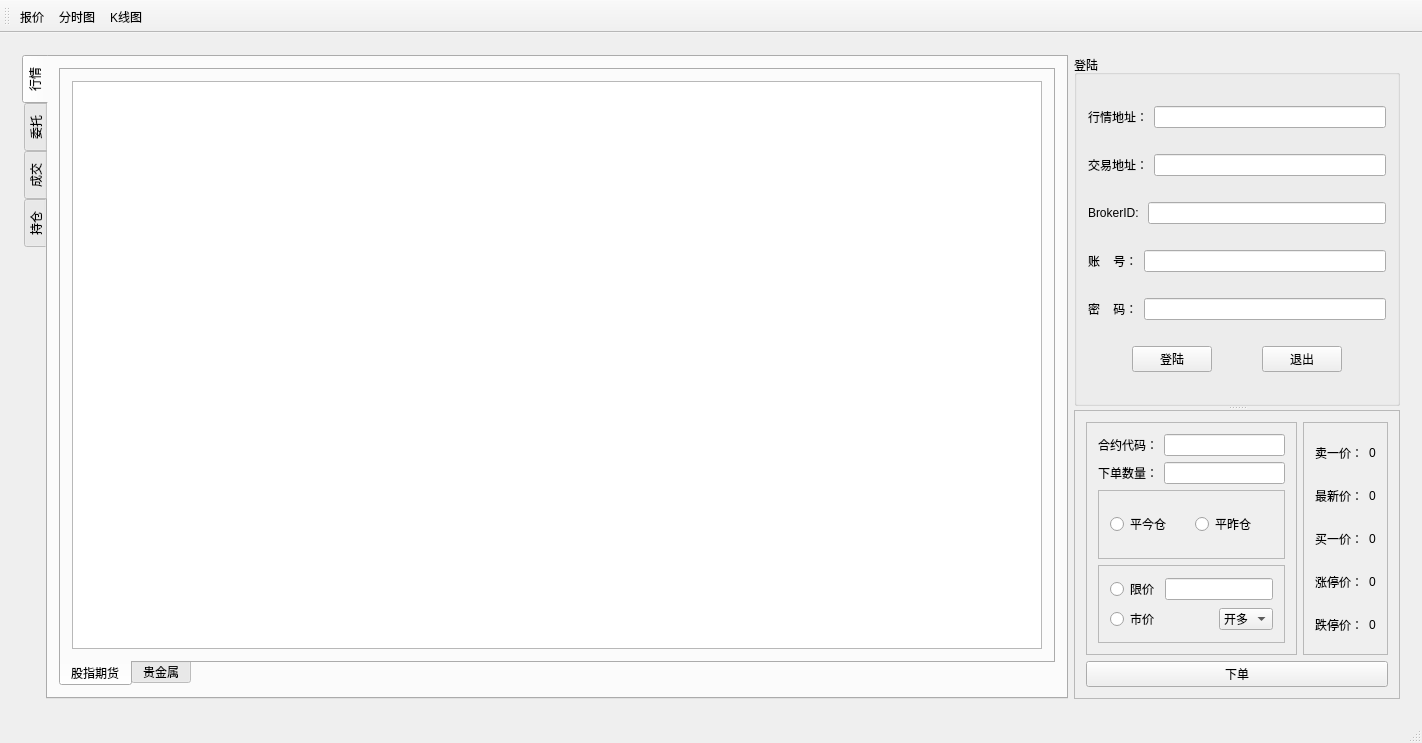
<?xml version="1.0" encoding="UTF-8"?>
<ui version="4.0">
 <class>QtCTPClass</class>
 <widget class="QMainWindow" name="QtCTPClass">
  <property name="geometry">
   <rect>
    <x>0</x>
    <y>0</y>
    <width>1422</width>
    <height>743</height>
   </rect>
  </property>
  <property name="windowTitle">
   <string>QtCTP</string>
  </property>
  <property name="windowIcon">
   <iconset>
    <normaloff>Image/CTP.png</normaloff>Image/CTP.png</iconset>
  </property>
  <widget class="QWidget" name="centralWidget">
   <layout class="QVBoxLayout" name="verticalLayout_8">
    <item>
     <widget class="QStackedWidget" name="stackedWidget_Main">
      <property name="currentIndex">
       <number>0</number>
      </property>
      <widget class="QWidget" name="page_Main">
       <layout class="QGridLayout" name="gridLayout_2">
        <item row="0" column="0">
         <widget class="QTabWidget" name="tabWidget">
          <property name="contextMenuPolicy">
           <enum>Qt::DefaultContextMenu</enum>
          </property>
          <property name="layoutDirection">
           <enum>Qt::LeftToRight</enum>
          </property>
          <property name="tabPosition">
           <enum>QTabWidget::West</enum>
          </property>
          <property name="currentIndex">
           <number>0</number>
          </property>
          <widget class="QWidget" name="tab_Market">
           <attribute name="title">
            <string>行情</string>
           </attribute>
           <layout class="QVBoxLayout" name="verticalLayout_9">
            <item>
             <widget class="QTabWidget" name="tabWidget_2">
              <property name="layoutDirection">
               <enum>Qt::LeftToRight</enum>
              </property>
              <property name="tabPosition">
               <enum>QTabWidget::South</enum>
              </property>
              <property name="currentIndex">
               <number>0</number>
              </property>
              <widget class="QWidget" name="tab">
               <attribute name="title">
                <string>股指期货</string>
               </attribute>
               <layout class="QVBoxLayout" name="verticalLayout_13">
                <item>
                 <widget class="QTableWidget" name="tableWidget_Market_StockFutures"/>
                </item>
               </layout>
              </widget>
              <widget class="QWidget" name="tab_2">
               <attribute name="title">
                <string>贵金属</string>
               </attribute>
               <layout class="QVBoxLayout" name="verticalLayout_14">
                <item>
                 <widget class="QTableWidget" name="tableWidget_Market_PreciousMetal"/>
                </item>
               </layout>
              </widget>
             </widget>
            </item>
           </layout>
          </widget>
          <widget class="QWidget" name="tab_Entrust">
           <attribute name="title">
            <string>委托</string>
           </attribute>
           <layout class="QVBoxLayout" name="verticalLayout_10">
            <item>
             <widget class="QTableWidget" name="tableWidget_Entrust"/>
            </item>
           </layout>
          </widget>
          <widget class="QWidget" name="widget">
           <attribute name="title">
            <string>成交</string>
           </attribute>
           <layout class="QVBoxLayout" name="verticalLayout_11">
            <item>
             <widget class="QTableWidget" name="tableWidget_Bargain"/>
            </item>
           </layout>
          </widget>
          <widget class="QWidget" name="tab_4">
           <attribute name="title">
            <string>持仓</string>
           </attribute>
           <layout class="QVBoxLayout" name="verticalLayout_12">
            <item>
             <widget class="QTableWidget" name="tableWidget_Position"/>
            </item>
            <item>
             <widget class="QTableWidget" name="tableWidget_fund"/>
            </item>
           </layout>
          </widget>
         </widget>
        </item>
        <item row="0" column="1">
         <widget class="QSplitter" name="splitter">
          <property name="orientation">
           <enum>Qt::Vertical</enum>
          </property>
          <widget class="QGroupBox" name="groupBox">
           <property name="title">
            <string>登陆</string>
           </property>
           <layout class="QVBoxLayout" name="verticalLayout">
            <item>
             <spacer name="verticalSpacer_6">
              <property name="orientation">
               <enum>Qt::Vertical</enum>
              </property>
              <property name="sizeHint" stdset="0">
               <size>
                <width>20</width>
                <height>19</height>
               </size>
              </property>
             </spacer>
            </item>
            <item>
             <layout class="QHBoxLayout" name="horizontalLayout">
              <item>
               <widget class="QLabel" name="label">
                <property name="text">
                 <string>行情地址：</string>
                </property>
               </widget>
              </item>
              <item>
               <widget class="QLineEdit" name="lineEdit_MarketAddress"/>
              </item>
             </layout>
            </item>
            <item>
             <spacer name="verticalSpacer_5">
              <property name="orientation">
               <enum>Qt::Vertical</enum>
              </property>
              <property name="sizeHint" stdset="0">
               <size>
                <width>20</width>
                <height>19</height>
               </size>
              </property>
             </spacer>
            </item>
            <item>
             <layout class="QHBoxLayout" name="horizontalLayout_2">
              <item>
               <widget class="QLabel" name="label_2">
                <property name="text">
                 <string>交易地址：</string>
                </property>
               </widget>
              </item>
              <item>
               <widget class="QLineEdit" name="lineEdit_TradeAddress"/>
              </item>
             </layout>
            </item>
            <item>
             <spacer name="verticalSpacer_4">
              <property name="orientation">
               <enum>Qt::Vertical</enum>
              </property>
              <property name="sizeHint" stdset="0">
               <size>
                <width>20</width>
                <height>19</height>
               </size>
              </property>
             </spacer>
            </item>
            <item>
             <layout class="QHBoxLayout" name="horizontalLayout_3">
              <item>
               <widget class="QLabel" name="label_3">
                <property name="text">
                 <string>BrokerID: </string>
                </property>
               </widget>
              </item>
              <item>
               <widget class="QLineEdit" name="lineEdit_BrokerID"/>
              </item>
             </layout>
            </item>
            <item>
             <spacer name="verticalSpacer_3">
              <property name="orientation">
               <enum>Qt::Vertical</enum>
              </property>
              <property name="sizeHint" stdset="0">
               <size>
                <width>20</width>
                <height>19</height>
               </size>
              </property>
             </spacer>
            </item>
            <item>
             <layout class="QHBoxLayout" name="horizontalLayout_4">
              <item>
               <widget class="QLabel" name="label_4">
                <property name="text">
                 <string>账    号：</string>
                </property>
               </widget>
              </item>
              <item>
               <widget class="QLineEdit" name="lineEdit_Acount"/>
              </item>
             </layout>
            </item>
            <item>
             <spacer name="verticalSpacer_2">
              <property name="orientation">
               <enum>Qt::Vertical</enum>
              </property>
              <property name="sizeHint" stdset="0">
               <size>
                <width>20</width>
                <height>19</height>
               </size>
              </property>
             </spacer>
            </item>
            <item>
             <layout class="QHBoxLayout" name="horizontalLayout_5">
              <item>
               <widget class="QLabel" name="label_5">
                <property name="text">
                 <string>密    码：</string>
                </property>
               </widget>
              </item>
              <item>
               <widget class="QLineEdit" name="lineEdit_Password">
                <property name="echoMode">
                 <enum>QLineEdit::Password</enum>
                </property>
               </widget>
              </item>
             </layout>
            </item>
            <item>
             <spacer name="verticalSpacer">
              <property name="orientation">
               <enum>Qt::Vertical</enum>
              </property>
              <property name="sizeHint" stdset="0">
               <size>
                <width>20</width>
                <height>19</height>
               </size>
              </property>
             </spacer>
            </item>
            <item>
             <layout class="QHBoxLayout" name="horizontalLayout_6">
              <item>
               <spacer name="horizontalSpacer_2">
                <property name="orientation">
                 <enum>Qt::Horizontal</enum>
                </property>
                <property name="sizeHint" stdset="0">
                 <size>
                  <width>40</width>
                  <height>20</height>
                 </size>
                </property>
               </spacer>
              </item>
              <item>
               <widget class="QPushButton" name="pushButton_ok">
                <property name="text">
                 <string>登陆</string>
                </property>
               </widget>
              </item>
              <item>
               <spacer name="horizontalSpacer">
                <property name="orientation">
                 <enum>Qt::Horizontal</enum>
                </property>
                <property name="sizeHint" stdset="0">
                 <size>
                  <width>40</width>
                  <height>20</height>
                 </size>
                </property>
               </spacer>
              </item>
              <item>
               <widget class="QPushButton" name="pushButton_cancel">
                <property name="text">
                 <string>退出</string>
                </property>
               </widget>
              </item>
              <item>
               <spacer name="horizontalSpacer_3">
                <property name="orientation">
                 <enum>Qt::Horizontal</enum>
                </property>
                <property name="sizeHint" stdset="0">
                 <size>
                  <width>40</width>
                  <height>20</height>
                 </size>
                </property>
               </spacer>
              </item>
             </layout>
            </item>
            <item>
             <spacer name="verticalSpacer_7">
              <property name="orientation">
               <enum>Qt::Vertical</enum>
              </property>
              <property name="sizeHint" stdset="0">
               <size>
                <width>20</width>
                <height>1</height>
               </size>
              </property>
             </spacer>
            </item>
           </layout>
          </widget>
          <widget class="QFrame" name="frame_5">
           <property name="frameShape">
            <enum>QFrame::StyledPanel</enum>
           </property>
           <property name="frameShadow">
            <enum>QFrame::Raised</enum>
           </property>
           <layout class="QGridLayout" name="gridLayout">
            <item row="0" column="1">
             <widget class="QFrame" name="frame_3">
              <property name="frameShape">
               <enum>QFrame::StyledPanel</enum>
              </property>
              <property name="frameShadow">
               <enum>QFrame::Raised</enum>
              </property>
              <layout class="QVBoxLayout" name="verticalLayout_2">
               <item>
                <layout class="QHBoxLayout" name="horizontalLayout_13">
                 <item>
                  <widget class="QLabel" name="label_13">
                   <property name="text">
                    <string>卖一价：</string>
                   </property>
                  </widget>
                 </item>
                 <item>
                  <widget class="QLabel" name="label_Ask">
                   <property name="text">
                    <string>0</string>
                   </property>
                  </widget>
                 </item>
                </layout>
               </item>
               <item>
                <layout class="QHBoxLayout" name="horizontalLayout_14">
                 <item>
                  <widget class="QLabel" name="label_14">
                   <property name="text">
                    <string>最新价：</string>
                   </property>
                  </widget>
                 </item>
                 <item>
                  <widget class="QLabel" name="label_Last">
                   <property name="text">
                    <string>0</string>
                   </property>
                  </widget>
                 </item>
                </layout>
               </item>
               <item>
                <layout class="QHBoxLayout" name="horizontalLayout_15">
                 <item>
                  <widget class="QLabel" name="label_15">
                   <property name="text">
                    <string>买一价：</string>
                   </property>
                  </widget>
                 </item>
                 <item>
                  <widget class="QLabel" name="label_Bid">
                   <property name="text">
                    <string>0</string>
                   </property>
                  </widget>
                 </item>
                </layout>
               </item>
               <item>
                <layout class="QHBoxLayout" name="horizontalLayout_16">
                 <item>
                  <widget class="QLabel" name="label_16">
                   <property name="text">
                    <string>涨停价：</string>
                   </property>
                  </widget>
                 </item>
                 <item>
                  <widget class="QLabel" name="label_UP">
                   <property name="text">
                    <string>0</string>
                   </property>
                  </widget>
                 </item>
                </layout>
               </item>
               <item>
                <layout class="QHBoxLayout" name="horizontalLayout_17">
                 <item>
                  <widget class="QLabel" name="label_17">
                   <property name="text">
                    <string>跌停价：</string>
                   </property>
                  </widget>
                 </item>
                 <item>
                  <widget class="QLabel" name="label_DOWN">
                   <property name="text">
                    <string>0</string>
                   </property>
                  </widget>
                 </item>
                </layout>
               </item>
              </layout>
             </widget>
            </item>
            <item row="0" column="0">
             <widget class="QFrame" name="frame_4">
              <property name="frameShape">
               <enum>QFrame::StyledPanel</enum>
              </property>
              <property name="frameShadow">
               <enum>QFrame::Raised</enum>
              </property>
              <layout class="QVBoxLayout" name="verticalLayout_5">
               <item>
                <layout class="QHBoxLayout" name="horizontalLayout_18">
                 <item>
                  <widget class="QLabel" name="label_11">
                   <property name="text">
                    <string>合约代码：</string>
                   </property>
                  </widget>
                 </item>
                 <item>
                  <widget class="QLineEdit" name="lineEdit"/>
                 </item>
                </layout>
               </item>
               <item>
                <layout class="QHBoxLayout" name="horizontalLayout_19">
                 <item>
                  <widget class="QLabel" name="label_12">
                   <property name="text">
                    <string>下单数量：</string>
                   </property>
                  </widget>
                 </item>
                 <item>
                  <widget class="QLineEdit" name="lineEdit_2"/>
                 </item>
                </layout>
               </item>
               <item>
                <widget class="QFrame" name="frame">
                 <property name="frameShape">
                  <enum>QFrame::StyledPanel</enum>
                 </property>
                 <property name="frameShadow">
                  <enum>QFrame::Raised</enum>
                 </property>
                 <layout class="QHBoxLayout" name="horizontalLayout_23">
                  <item>
                   <layout class="QHBoxLayout" name="horizontalLayout_20">
                    <item>
                     <widget class="QRadioButton" name="radioButton_FlatWarehouseToday">
                      <property name="text">
                       <string>平今仓</string>
                      </property>
                     </widget>
                    </item>
                    <item>
                     <widget class="QRadioButton" name="radioButton_FlatYesterdayWarehouse">
                      <property name="text">
                       <string>平昨仓</string>
                      </property>
                     </widget>
                    </item>
                   </layout>
                  </item>
                 </layout>
                </widget>
               </item>
               <item>
                <widget class="QFrame" name="frame_2">
                 <property name="frameShape">
                  <enum>QFrame::StyledPanel</enum>
                 </property>
                 <property name="frameShadow">
                  <enum>QFrame::Raised</enum>
                 </property>
                 <layout class="QVBoxLayout" name="verticalLayout_4">
                  <item>
                   <layout class="QHBoxLayout" name="horizontalLayout_21">
                    <item>
                     <widget class="QRadioButton" name="radioButton_LimitPrice">
                      <property name="text">
                       <string>限价</string>
                      </property>
                     </widget>
                    </item>
                    <item>
                     <widget class="QLineEdit" name="lineEdit_3"/>
                    </item>
                   </layout>
                  </item>
                  <item>
                   <layout class="QHBoxLayout" name="horizontalLayout_22">
                    <item>
                     <widget class="QRadioButton" name="radioButton_MarketPrice">
                      <property name="text">
                       <string>市价</string>
                      </property>
                     </widget>
                    </item>
                    <item>
                     <spacer name="horizontalSpacer_27">
                      <property name="orientation">
                       <enum>Qt::Horizontal</enum>
                      </property>
                      <property name="sizeHint" stdset="0">
                       <size>
                        <width>40</width>
                        <height>20</height>
                       </size>
                      </property>
                     </spacer>
                    </item>
                    <item>
                     <widget class="QComboBox" name="comboBox">
                      <item>
                       <property name="text">
                        <string>开多</string>
                       </property>
                      </item>
                      <item>
                       <property name="text">
                        <string>平多</string>
                       </property>
                      </item>
                      <item>
                       <property name="text">
                        <string>开空</string>
                       </property>
                      </item>
                      <item>
                       <property name="text">
                        <string>平空</string>
                       </property>
                      </item>
                     </widget>
                    </item>
                   </layout>
                  </item>
                 </layout>
                </widget>
               </item>
              </layout>
             </widget>
            </item>
            <item row="1" column="0" colspan="2">
             <widget class="QPushButton" name="pushButton">
              <property name="text">
               <string>下单</string>
              </property>
             </widget>
            </item>
           </layout>
          </widget>
         </widget>
        </item>
       </layout>
      </widget>
      <widget class="QWidget" name="page_Chart">
       <layout class="QVBoxLayout" name="verticalLayout_7">
        <item>
         <widget class="QTabWidget" name="tabWidget_Chart">
          <property name="tabPosition">
           <enum>QTabWidget::West</enum>
          </property>
          <property name="currentIndex">
           <number>0</number>
          </property>
          <widget class="QWidget" name="tab_TimeSharing">
           <attribute name="title">
            <string>分时图</string>
           </attribute>
           <layout class="QVBoxLayout" name="verticalLayout_3">
            <item>
             <widget class="QCustomPlot" name="customPlot" native="true"/>
            </item>
           </layout>
          </widget>
          <widget class="QWidget" name="tab_KLine">
           <attribute name="title">
            <string>k线图</string>
           </attribute>
           <layout class="QVBoxLayout" name="verticalLayout_6">
            <item>
             <widget class="QCustomPlot" name="customPlot_KLine" native="true">
              <widget class="QTextEdit" name="textEdit">
               <property name="geometry">
                <rect>
                 <x>1150</x>
                 <y>60</y>
                 <width>151</width>
                 <height>331</height>
                </rect>
               </property>
              </widget>
             </widget>
            </item>
           </layout>
          </widget>
         </widget>
        </item>
       </layout>
      </widget>
     </widget>
    </item>
   </layout>
  </widget>
  <widget class="QToolBar" name="mainToolBar">
   <property name="iconSize">
    <size>
     <width>50</width>
     <height>30</height>
    </size>
   </property>
   <attribute name="toolBarArea">
    <enum>TopToolBarArea</enum>
   </attribute>
   <attribute name="toolBarBreak">
    <bool>false</bool>
   </attribute>
   <addaction name="actionMain"/>
   <addaction name="actionTimeSharing"/>
   <addaction name="actionK"/>
  </widget>
  <widget class="QStatusBar" name="statusBar"/>
  <widget class="QMenuBar" name="menuBar">
   <property name="geometry">
    <rect>
     <x>0</x>
     <y>0</y>
     <width>1422</width>
     <height>26</height>
    </rect>
   </property>
  </widget>
  <action name="actionTimeSharing">
   <property name="checkable">
    <bool>true</bool>
   </property>
   <property name="icon">
    <iconset resource="QtCTP.qrc">
     <normaloff>:/Image/TimeSharing.png</normaloff>:/Image/TimeSharing.png</iconset>
   </property>
   <property name="text">
    <string>分时图</string>
   </property>
   <property name="toolTip">
    <string>&lt;html&gt;&lt;head/&gt;&lt;body&gt;&lt;p&gt;分时图&lt;/p&gt;&lt;/body&gt;&lt;/html&gt;</string>
   </property>
  </action>
  <action name="actionK">
   <property name="checkable">
    <bool>true</bool>
   </property>
   <property name="icon">
    <iconset resource="QtCTP.qrc">
     <normaloff>:/Image/KLine.png</normaloff>:/Image/KLine.png</iconset>
   </property>
   <property name="text">
    <string>K线图</string>
   </property>
  </action>
  <action name="actionMain">
   <property name="checkable">
    <bool>true</bool>
   </property>
   <property name="icon">
    <iconset>
     <normaloff>Image/报价.png</normaloff>Image/报价.png</iconset>
   </property>
   <property name="text">
    <string>报价</string>
   </property>
   <property name="toolTip">
    <string>&lt;html&gt;&lt;head/&gt;&lt;body&gt;&lt;p&gt;报价&lt;/p&gt;&lt;/body&gt;&lt;/html&gt;</string>
   </property>
  </action>
 </widget>
 <layoutdefault spacing="6" margin="11"/>
 <customwidgets>
  <customwidget>
   <class>QCustomPlot</class>
   <extends>QWidget</extends>
   <header>qcustomplot.h</header>
   <container>1</container>
  </customwidget>
 </customwidgets>
 <resources>
  <include location="QtCTP.qrc"/>
 </resources>
 <connections>
  <connection>
   <sender>tableWidget_Market_StockFutures</sender>
   <signal>cellDoubleClicked(int,int)</signal>
   <receiver>QtCTPClass</receiver>
   <slot>slotDoubleClicked(int,int)</slot>
   <hints>
    <hint type="sourcelabel">
     <x>181</x>
     <y>130</y>
    </hint>
    <hint type="destinationlabel">
     <x>565</x>
     <y>-14</y>
    </hint>
   </hints>
  </connection>
 </connections>
 <slots>
  <slot>slotDoubleClicked(int,int)</slot>
 </slots>
</ui>
